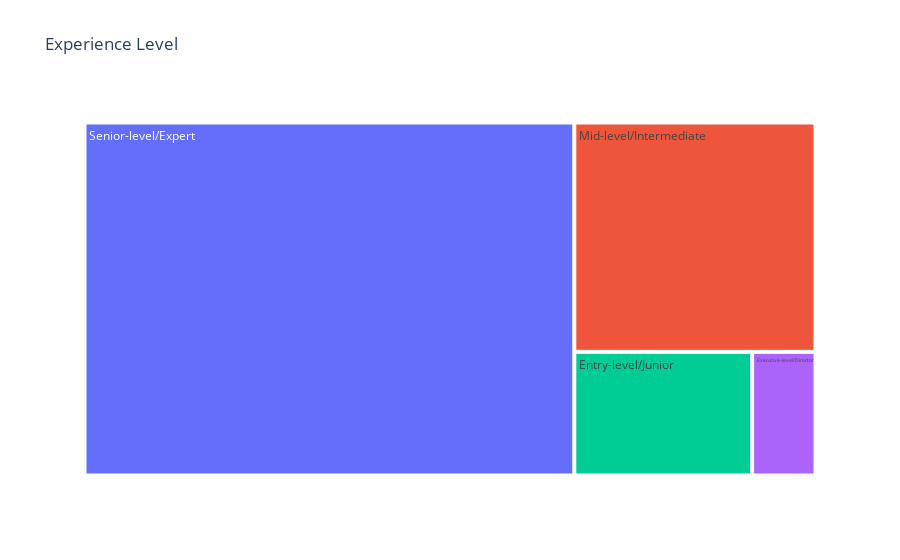

Notebook code cell kept with this figure:
### Markdown cell above
From treemap above, we observe that Senior-level/Expert accounts for the highest, and Mid-level/Intermediate ranked the next.

Followed by Entry Level and surprisingly Executive at the end.

### Code cell
# 替換值
df['experience_level'] = df['experience_level'].replace({
    'EN': 'Entry-level/Junior',
    'MI': 'Mid-level/Intermediate',
    'SE': 'Senior-level/Expert',
    'EX': 'Executive-level/Director'
})

# 重新計算不同值的計數
ex_level = df['experience_level'].value_counts()

# 建立 TreeMap 圖表
fig = px.treemap(ex_level, path = [ex_level.index], values = ex_level.values, 
                title = 'Experience Level')
# 顯示數值
fig.show()

### Figure 1 — Plotly figure (JSON) as saved in the notebook; plotly's stock layout.template omitted (floating-point values rounded to 4 significant figures)
{"data": [{"branchvalues": "total", "domain": {"x": [0, 1], "y": [0, 1]}, "hovertemplate": "labels=%{label}<br>value=%{value}<br>parent=%{parent}<br>id=%{id}<extra></extra>", "ids": ["Entry-level/Junior", "Executive-level/Director", "Mid-level/Intermediate", "Senior-level/Expert"], "labels": ["Entry-level/Junior", "Executive-level/Director", "Mid-level/Intermediate", "Senior-level/Expert"], "name": "", "parents": ["", "", "", ""], "type": "treemap", "values": [320, 114, 805, 2516]}], "layout": {"legend": {"tracegroupgap": 0}, "title": {"text": "Experience Level"}}}
